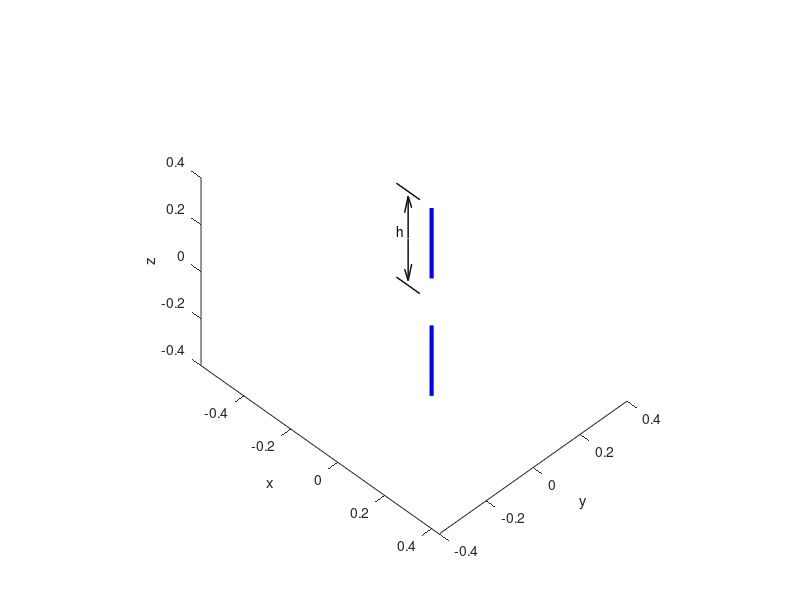

Source code (MATLAB):
close all; clear all; clc;

figure;
hold on;

grid off;
axis equal;
xlabel('x');
ylabel('y');
zlabel('z');
view(45,45);

t = linspace(0, 1, 51);

##quiver3(0,0,0,1,0,0,'k');
##quiver3(0,0,0,0,1,0,'k');
##quiver3(0,0,0,0,0,1,'k');

line([0,0],[0,0],[0.1,0.4], 'color', 'b', 'linewidth', 3.0);
line([0,0],[0,0],[-0.1,-0.4], 'color', 'b', 'linewidth', 3.0);

quiver3(-0.1, 0, 0.2, 0.0001, 0, 0.2, 'color', 'k', 'linewidth', 1.0);
quiver3(-0.1, 0, 0.2, 0.0001, 0, -0.2, 'color', 'k', 'linewidth', 1.0);
line([-0.05, -0.15],[0,0],[0.4,0.4], 'color', 'k', 'linewidth', 1.0);
line([-0.05, -0.15],[0,0],[0,0], 'color', 'k', 'linewidth', 1.0);

text(-0.15, 0, 0.2, 'h');
